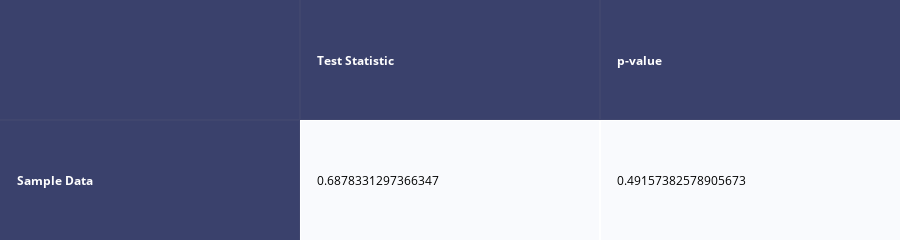

The notebook cell saved with this chart:
### Markdown cell above
На графике видно смещение средних, но визуальная разница — это не доказательство. Дальше закрепим вывод статистикой.

### Code cell
from plotly.figure_factory import create_table

true_mu = 0

onesample_results = stats.ttest_1samp(data1, true_mu)

matrix_onesample = [
    ["", "Test Statistic", "p-value"],
    ["Sample Data", onesample_results[0], onesample_results[1]],
]

onesample_table = create_table(matrix_onesample, index=True)
onesample_table

### Figure 1 — Plotly figure (JSON) as saved in the notebook; plotly's stock layout.template omitted (floating-point values rounded to 4 significant figures)
{"data": [{"colorscale": [[0, "#00083e"], [0.5, "#ededee"], [1, "#ffffff"]], "hoverinfo": "none", "opacity": 0.75, "showscale": false, "type": "heatmap", "z": [[0, 0, 0], [0, 0.5, 0.5]]}], "layout": {"annotations": [{"align": "left", "font": {"color": "#ffffff"}, "showarrow": false, "text": "<b></b>", "x": -0.45, "xanchor": "left", "xref": "x", "y": 0, "yref": "y"}, {"align": "left", "font": {"color": "#ffffff"}, "showarrow": false, "text": "<b>Test Statistic</b>", "x": 0.55, "xanchor": "left", "xref": "x", "y": 0, "yref": "y"}, {"align": "left", "font": {"color": "#ffffff"}, "showarrow": false, "text": "<b>p-value</b>", "x": 1.55, "xanchor": "left", "xref": "x", "y": 0, "yref": "y"}, {"align": "left", "font": {"color": "#ffffff"}, "showarrow": false, "text": "<b>Sample Data</b>", "x": -0.45, "xanchor": "left", "xref": "x", "y": 1, "yref": "y"}, {"align": "left", "font": {"color": "#000000"}, "showarrow": false, "text": "0.6878331297366347", "x": 0.55, "xanchor": "left", "xref": "x", "y": 1, "yref": "y"}, {"align": "left", "font": {"color": "#000000"}, "showarrow": false, "text": "0.49157382578905673", "x": 1.55, "xanchor": "left", "xref": "x", "y": 1, "yref": "y"}], "height": 110, "margin": {"b": 0, "l": 0, "r": 0, "t": 0}, "xaxis": {"dtick": 1, "gridwidth": 2, "showticklabels": false, "tick0": -0.5, "ticks": "", "zeroline": false}, "yaxis": {"autorange": "reversed", "dtick": 1, "gridwidth": 2, "showticklabels": false, "tick0": 0.5, "ticks": "", "zeroline": false}}}
